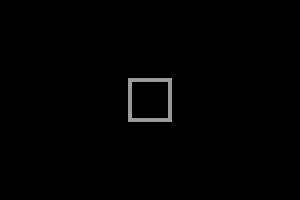
Frame 1 (no input)
Frame 60 (no input): identical to frame 1, image omitted
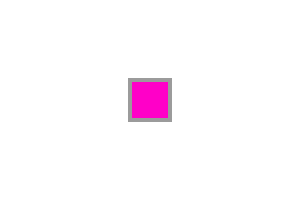
Frame 120 (the mouse pressed at the canvas centre since frame 60)

The p5.js sketch that drew these frames (run headless with seeded random() and noise() and a simulated clock; from frame 60 on, the mouse is pressed at the canvas centre):

// p5.js sketch
// ── sketch.js
var button = true;


function setup() {
    createCanvas(300, 200);
    background(0);

}

function draw() {
    if (button) {
        background(0);
    } else {
        background(255);
    }

    rectMode(CENTER);
    stroke(155);
    strokeWeight(4);
    noFill();


    if (mouseX > 130 && mouseX < 170 && mouseY > 80 && mouseY < 120) {
        fill(255, 0, 200);
    }
    rect(150, 100, 40, 40);
}

function mousePressed() {
    if (mouseX > 130 && mouseX < 170 && mouseY > 80 && mouseY < 120) {
        button = !button;
    }
}
